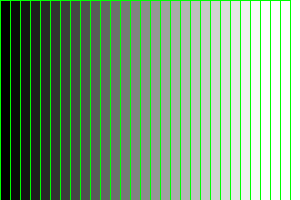
Frame 1 (no input)
Frame 60 (the mouse pressed at the canvas centre just before this capture): identical to frame 1, image omitted
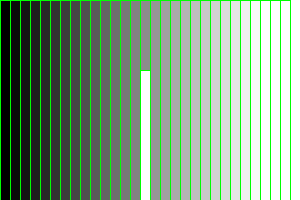
Frame 120 (the mouse held since frame 60 and released just before this capture)

The Processing sketch that drew these frames (run headless with seeded random() and noise(); from frame 60 on, the mouse is pressed at the canvas centre):

// Processing sketch: processing_80153
// ── processing_80153.pde

//Creat per Pau.A

//variables

int color1=255;
int color2=0;

void setup(){
  size(300, 200);
  stroke(0,255,0);
}
void draw(){
  background(255);
  int i = 0;
  while (i < 290){
    fill(i);
    rect(i, 0, 10, height);
    i = i + 10;
  }
  if(mousePressed&&mouseX>=0&&mouseX<=10){
    fill(color1);
    rect(0,0,10,200);
    rect(290,0,10,200);
  }
    if(mousePressed&&mouseX>=11&&mouseX<=20){
    fill(color1);
    rect(10,5,10,200);
  }
    if(mousePressed&&mouseX>=21&&mouseX<=30){
    fill(color1);
    rect(20,10,10,200);
  }
    if(mousePressed&&mouseX>=31&&mouseX<=40){
    fill(color1);
    rect(30,15,10,200);
  }
    if(mousePressed&&mouseX>=41&&mouseX<=50){
    fill(color1);
    rect(40,20,10,200);
  }
    if(mousePressed&&mouseX>=51&&mouseX<=60){
    fill(color1);
    rect(50,25,10,200);
  }
    if(mousePressed&&mouseX>=61&&mouseX<=70){
    fill(color1);
    rect(60,30,10,200);
  }
    if(mousePressed&&mouseX>=71&&mouseX<=80){
    fill(color1);
    rect(70,35,10,200);
  }
  if(mousePressed&&mouseX>=81&&mouseX<=90){
    fill(color1);
    rect(80,40,10,200);
  }
    if(mousePressed&&mouseX>=91&&mouseX<=100){
    fill(color1);
    rect(90,45,10,200);
  }
    if(mousePressed&&mouseX>=101&&mouseX<=110){
    fill(color1);
    rect(100,50,10,200);
  }
    if(mousePressed&&mouseX>=111&&mouseX<=120){
    fill(color1);
    rect(110,55,10,200);
  }
    if(mousePressed&&mouseX>=121&&mouseX<=130){
    fill(color1);
    rect(120,60,10,200);
  }
    if(mousePressed&&mouseX>=131&&mouseX<=140){
    fill(color1);
    rect(130,65,10,200);
  }
    if(mousePressed&&mouseX>141&&mouseX<=150){
    fill(color1);
    rect(140,70,10,200);
  }
  if(mousePressed&&mouseX>151&&mouseX<=160){
    fill(color2);
    rect(150,75,10,200);
  }
  if(mousePressed&&mouseX>161&&mouseX<=170){
    fill(color2);
    rect(160,80,10,200);
  }
  if(mousePressed&&mouseX>171&&mouseX<=180){
    fill(color2);
    rect(170,85,10,200);
  }
  if(mousePressed&&mouseX>181&&mouseX<=190){
    fill(color2);
    rect(180,90,10,200);
  }
  if(mousePressed&&mouseX>191&&mouseX<=200){
    fill(color2);
    rect(190,95,10,200);
  }
  if(mousePressed&&mouseX>201&&mouseX<=210){
    fill(color2);
    rect(200,100,10,200);
  }
  if(mousePressed&&mouseX>211&&mouseX<=220){
    fill(color2);
    rect(210,105,10,200);
  }
  if(mousePressed&&mouseX>221&&mouseX<=230){
    fill(color2);
    rect(220,110,10,200);
  }
  if(mousePressed&&mouseX>231&&mouseX<=240){
    fill(color2);
    rect(230,115,10,200);
  }
  if(mousePressed&&mouseX>241&&mouseX<=250){
    fill(color2);
    rect(240,120,10,200);
  }
  if(mousePressed&&mouseX>251&&mouseX<=260){
    fill(color2);
    rect(250,125,10,200);
  }
  if(mousePressed&&mouseX>261&&mouseX<=270){
    fill(color2);
    rect(260,130,10,200);
  }
  if(mousePressed&&mouseX>271&&mouseX<=280){
    fill(color2);
    rect(270,135,10,200);
  }
  if(mousePressed&&mouseX>281&&mouseX<=290){
    fill(color2);
    rect(280,140,10,200);
  }
  if(mousePressed&&mouseX>291&&mouseX<=300){
    fill(color2);
    rect(290,145,10,200);
  }
}
